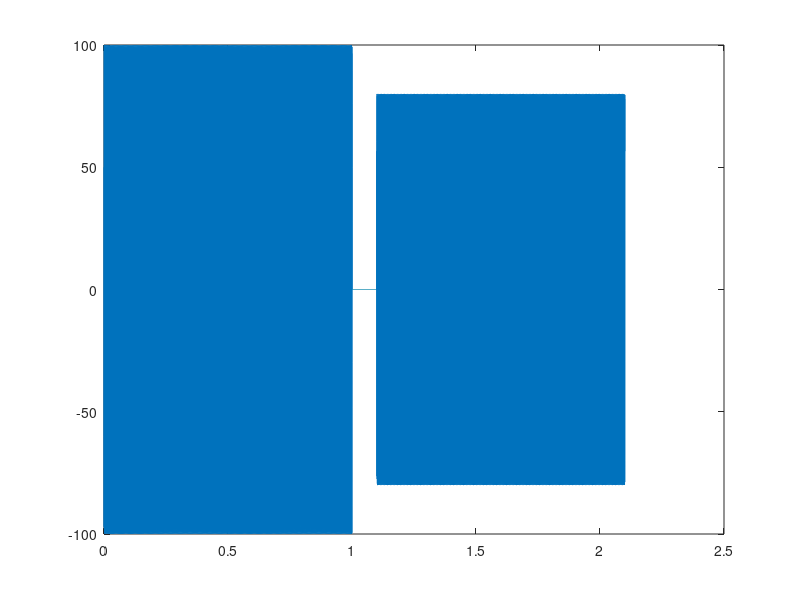

Write MATLAB code to recreate this figure.
dt = 1/11025;
tt = 0:dt:1;
N = ceil(0.1/dt);


%%x1 = real(exp(j*(1600*pi*tt-pi/3)));
x1 = 100*cos(2*10000*pi*tt - pi/3);

%%soundsc(x1, 11025);
x2 = 80 * cos(2*pi*1200*tt + pi/4);
%%soundsc(x2, 11025);

xx = [x1, zeros(1,N), x2];

tt = (1/11025)*(1:length(xx)); plot(tt, xx);

soundsc(xx, 11025);